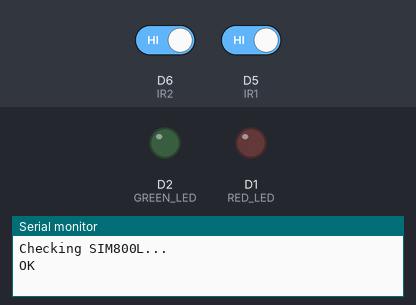
This sketch was run on a simulated ESP8266 (NodeMCU). Parts: output pins drawn as LEDs (lit = HIGH), the last lines printed to the serial monitor. The inputs (shaded band) are chosen by the test bench; at power-on: D5 (IR1) HIGH, D6 (IR2) HIGH. The modem accepts every AT command (registered, SIM ready, sends succeed) and sends nothing else.

Above: at 7.2 s.
7.3 s: D5 (IR1) driven LOW
8.8 s: D6 (IR2) driven LOW
At 9.2 s:
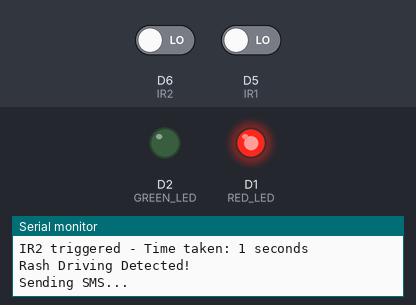
Timing chart, 0 to 11.8 s (numbered marks = the images above; inputs shaded):
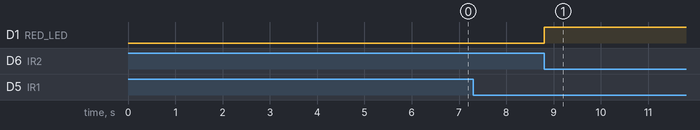

The sketch:

Rash_Driving_Detection_Code.ino
```cpp
#include <SoftwareSerial.h>  // For serial communication with SIM800L module

// -------------------- Pin Definitions --------------------
#define IR1 D5             // First IR sensor input
#define IR2 D6             // Second IR sensor input
#define RED_LED D1         // Red LED to indicate rash driving
#define GREEN_LED D2       // Green LED to indicate safe driving

// Create a software serial port to communicate with SIM800L (RX, TX)
SoftwareSerial sim800(D7, D8);

// -------------------- Global Variables --------------------
unsigned long startTime = 0;        // To record time when IR1 is triggered
bool IR1_triggered = false;         // Tracks if IR1 has been triggered
bool waiting_for_IR2 = false;       // Wait state for IR2 to detect the next vehicle
bool smsSent = false;               // Prevents duplicate SMS for the same event

// -------------------- Setup Function --------------------
void setup() {
  // Set pin modes
  pinMode(IR1, INPUT);
  pinMode(IR2, INPUT);
  pinMode(RED_LED, OUTPUT);
  pinMode(GREEN_LED, OUTPUT);

  // Turn off both LEDs at startup
  digitalWrite(RED_LED, LOW);
  digitalWrite(GREEN_LED, LOW);

  // Initialize serial communication
  Serial.begin(9600);
  sim800.begin(9600);
  delay(2000);  // Allow SIM800L to initialize

  // Check if SIM800L is working
  checkSIMStatus();
}

// -------------------- Main Loop --------------------
void loop() {
  int ir1State = digitalRead(IR1);  // Read IR1 sensor
  int ir2State = digitalRead(IR2);  // Read IR2 sensor

  // IR1 is triggered - begin timing
  if (ir1State == LOW && !IR1_triggered && !waiting_for_IR2) {
    startTime = millis();             // Record the time
    IR1_triggered = true;            // Mark IR1 as triggered
    waiting_for_IR2 = true;          // Now wait for IR2
    smsSent = false;                 // Reset SMS flag for this cycle
    Serial.println("IR1 triggered - Timing started");
    delay(300);                      // Debounce delay
  }

  // IR2 is triggered after a delay of at least 0.5 seconds
  if (ir2State == LOW && waiting_for_IR2 && millis() - startTime > 500) {
    unsigned long duration = (millis() - startTime) / 1000;  // Calculate time taken in seconds
    Serial.print("IR2 triggered - Time taken: ");
    Serial.print(duration);
    Serial.println(" seconds");

    // If time between IR1 and IR2 is less than 5 seconds → rash driving
    if (duration < 5) {
      digitalWrite(RED_LED, HIGH);    // Turn on red LED
      digitalWrite(GREEN_LED, LOW);   // Ensure green LED is off
      Serial.println("Rash Driving Detected!");

      // Send SMS only once per detection
      if (!smsSent) {
        sendSMS("+919008383803", "Rash Driving Detected!");
        smsSent = true;
      }
    } else {
      // Otherwise, it's considered safe driving
      digitalWrite(RED_LED, LOW);     // Turn off red LED
      digitalWrite(GREEN_LED, HIGH);  // Turn on green LED
      Serial.println("Safe Driving");
    }

    delay(3000);  // Allow LED display to show result
    digitalWrite(RED_LED, LOW);
    digitalWrite(GREEN_LED, LOW);

    // Reset flags for the next cycle
    IR1_triggered = false;
    waiting_for_IR2 = false;
    delay(500);   // Final debounce delay
  }
}

// -------------------- Function to Send SMS --------------------
void sendSMS(String number, String message) {
  Serial.println("Sending SMS...");
  sim800.println("AT+CMGF=1");     // Set SMS to text mode
  delay(1000);
  sim800.print("AT+CMGS=\"");
  sim800.print(number);            // Phone number
  sim800.println("\"");
  delay(2000);                     // Wait for > prompt
  sim800.print(message);          // Message body
  delay(500);
  sim800.write(26);               // Ctrl+Z character to send SMS
  delay(5000);                    // Wait for sending to complete
  Serial.println("SMS Sent to " + number);
}

// -------------------- Function to Check SIM800L Status --------------------
void checkSIMStatus() {
  Serial.println("Checking SIM800L...");
  sim800.println("AT");
  delay(1000);
  if (sim800.available()) {
    // Display SIM800L response
    while (sim800.available()) {
      Serial.write(sim800.read());
    }
    Serial.println();

    // Additional checks
    sim800.println("AT+CSQ");     // Check signal strength
    delay(1000);
    sim800.println("AT+CREG?");   // Check network registration
    delay(1000);
    sim800.println("AT+CMGF=1");  // Set text mode for SMS
    delay(1000);
  } else {
    Serial.println("SIM800L not responding. Check power and wiring.");
  }
}
```

Measured:
- after the input at 8.8 s, D1 (RED_LED): LOW → HIGH at once
